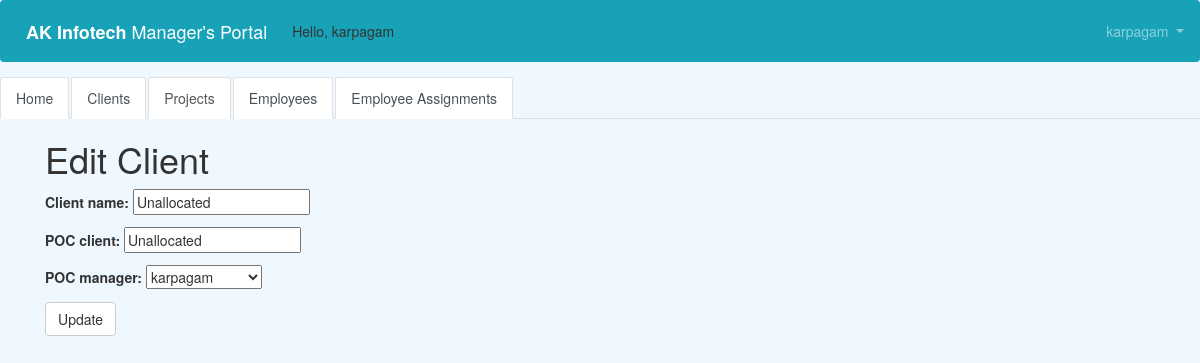
/manager/client/2/edit/ (signed in), run on the app's committed database.
### users/models.py (models this page shows)
class CustomUser(AbstractUser):
    department = models.CharField(max_length=50, default=' ', null=True, blank=True)
    cell_phone = models.CharField(max_length=50, default='(402)000-0000')
    date_of_joining = models.DateField(null=True, blank=True)
    employee_ID = models.CharField(max_length=50, default=' ', null=True, blank=True)
    office_location = models.CharField(max_length=50, default=' ', null=True, blank=True)
    designation = models.CharField(max_length=50, default=' ', null=True, blank=True)

### manager/models.py (models this page shows, shortened)
class Client(models.Model):
    client_name = models.CharField(max_length=50, blank=False, null=False, default=' ')
    POC_client = models.CharField(max_length=50, blank=False, null=False, default=' ')
    POC_manager = models.ForeignKey(get_user_model(), on_delete=models.CASCADE)

### manager/views.py (the view)
# urls.py: path('client/<int:pk>/edit/', views.client_edit, name='client_edit'),
@login_required
def client_edit(request, pk):
    client = get_object_or_404(Client, pk=pk)
    if request.method == "POST":
        form = ClientForm(request.POST, instance=client)
        if form.is_valid():
            client = form.save(commit=False)
            client.updated_date = timezone.now()
            client.save()
            client = Client.objects.all()
            return render(request, 'client_list.html',
                          {'clients': client})
    else:
        form = ClientForm(instance=client)
    return render(request, 'client_edit.html', {'form': form})

### manager/forms.py
class ClientForm(forms.ModelForm):
    class Meta:
        model = Client
        fields = ('client_name', 'POC_client', 'POC_manager')

### templates/client_edit.html (shortened to what this page needs)
<!DOCTYPE html>
{% extends 'base.html' %}
{% block content %}
<html lang="en">
 <head>
        <link rel="stylesheet" href="https://maxcdn.bootstrapcdn.com/bootstrap/3.3.4/css/bootstrap.min.css">
    </head>
 <body>
    <h1>Edit Client</h1>
    <form method="POST" class="client-form">{% csrf_token %}
        {{ form.as_p }}
        <button type="submit" class="save btn btn-default">Update</button>
    </form>
     </body>
</html>
{% endblock %}

### templates/base.html (shortened to what this page needs)
<!doctype html>
<html lang="en">
  <head>
    <link rel="stylesheet" href="https://stackpath.bootstrapcdn.com/bootstrap/4.1.3/css/bootstrap.min.css">
  </head>
  <body>
 <nav class="navbar navbar-expand-md navbar-dark bg-info mb-4">
      <a class="navbar-brand" href="{% url 'home' %}"> <b> AK Infotech </b>Manager's Portal </a>
     {% if user.is_authenticated %}
        <ul class="navbar-nav">
          Hello, {{ user.username }}
        </ul>
      {% endif %}
      <div class="collapse navbar-collapse" id="navbarCollapse">
        {% if user.is_authenticated %}
          <ul class="navbar-nav navbar-right">
            <li class="nav-item">
              <a class="nav-link dropdown-toggle" href="#" id="userMenu"\
              data-toggle="dropdown" aria-haspopup="true" aria-expanded\
              ="false">
                {{ user.username }}
              </a>
            </li>
          </ul>
        {% endif %}
              </nav>
<div>
     <ul class="nav nav-tabs">
         <li class="nav-item">
    <a class="nav-link active" href="{%  url 'home' %}">Home</a>
  </li>
  <li class="nav-item">
    <a class="nav-link active" href="{%  url 'client_list' %}">Clients</a>
  </li>
  <li class="nav-item active">
    <a class="nav-link" href="{%  url 'project_list' %}">Projects</a>
  </li>
  <li class="nav-item">
    <a class="nav-link active" href="{%  url 'employee_list' %}">Employees</a>
  </li>
         <li class="nav-item">
    <a class="nav-link active" href="{%  url 'assignment_list' %}">Employee Assignments</a>
  </li>
</ul>
 </div>
<div class="container">
      {% block content %}
      {% endblock content %}
    </div>
  </body>
</html>

### templates/client_edit.html (style rules this page uses)
body { background-color: aliceblue; }

### data on the page
CustomUser: username "karpagam"
Client: client_name "Unallocated", POC_client "Unallocated", POC_manager "karpagam"
